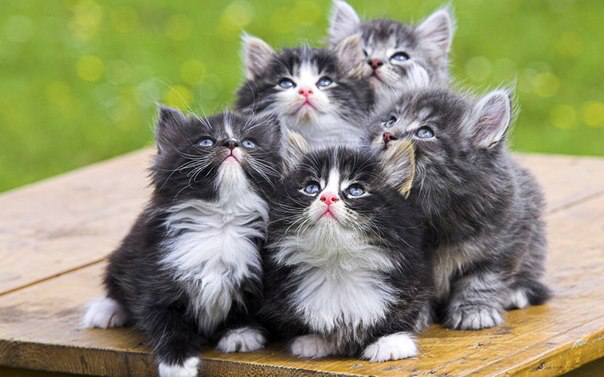
#> input picture currencyPositive.png, 604 x 377 px, found by its file name
$ python currency.py   (Python 2 division)   (older library calls are emulated)
#> lines starting #> are read from the running program, lines starting #| are printed output that depends on the picture
### rawdata/mockAsset.py
from datetime import datetime, date, timedelta
import datetime
from decimal import *

class Asset:
    def __init__(self, id):
        self.id = id
        print id

    def get_timeseries(self, indx):
        print indx
        if (indx == "AdjClose"):
            b = [datetime.datetime(2015, 1, 5, 10, 15), datetime.datetime(2015, 1, 5, 10, 30), datetime.datetime(2015, 1, 5, 10, 45), datetime.datetime(2015, 1, 5, 11, 0), datetime.datetime(2015, 1, 5, 11, 15), datetime.datetime(2015, 1, 5, 11, 30), datetime.datetime(2015, 1, 5, 11, 45), datetime.datetime(2015, 1, 5, 12, 0), datetime.datetime(2015, 1, 5, 12, 15), datetime.datetime(2015, 1, 5, 12, 30), datetime.datetime(2015, 1, 5, 12, 45), datetime.datetime(2015, 1, 5, 13, 0), datetime.datetime(2015, 1, 5, 13, 15), datetime.datetime(2015, 1, 5, 13, 30), datetime.datetime(2015, 1, 5, 13, 45), datetime.datetime(2015, 1, 5, 14, 0), datetime.datetime(2015, 1, 5, 14, 15), datetime.datetime(2015, 1, 5, 14, 30), datetime.datetime(2015, 1, 5, 14, 45), datetime.datetime(2015, 1, 5, 15, 0), datetime.datetime(2015, 1, 5, 15, 15), datetime.datetime(2015, 1, 5, 15, 30), datetime.datetime(2015, 1, 5, 15, 45), datetime.datetime(2015, 1, 5, 16, 0), datetime.datetime(2015, 1, 5, 16, 15), datetime.datetime(2015, 1, 5, 16, 30), datetime.datetime(2015, 1, 5, 16, 45), datetime.datetime(2015, 1, 5, 17, 0), datetime.datetime(2015, 1, 5, 17, 15), datetime.datetime(2014, 1, 5, 17, 30)]
            c = [Decimal('54.33'), Decimal('54.30'), Decimal('54.55'), Decimal('54.10'), Decimal('54.94'), Decimal('55.63'), Decimal('55.69'), Decimal('56.23'), Decimal('56.30'), Decimal('56.26'), Decimal('56.58'), Decimal('56.15'), Decimal('56.30'), Decimal('56.12'), Decimal('55.92'), Decimal('55.92'), Decimal('56.01'), Decimal('56.23'), Decimal('56.12'), Decimal('55.99'), Decimal('55.97'), Decimal('55.78'), Decimal('56.08'), Decimal('56.09'), Decimal('56.45'), Decimal('56.13'), Decimal('56.29'), Decimal('56.10'), Decimal('56.07'), Decimal('56.07')]
            return b, c
        elif indx == "Vol":
            b = [datetime.datetime(2015, 1, 5, 10, 15), datetime.datetime(2015, 1, 5, 10, 30), datetime.datetime(2015, 1, 5, 10, 45), datetime.datetime(2015, 1, 5, 11, 0), datetime.datetime(2015, 1, 5, 11, 15), datetime.datetime(2015, 1, 5, 11, 30), datetime.datetime(2015, 1, 5, 11, 45), datetime.datetime(2015, 1, 5, 12, 0), datetime.datetime(2015, 1, 5, 12, 15), datetime.datetime(2015, 1, 5, 12, 30), datetime.datetime(2015, 1, 5, 12, 45), datetime.datetime(2015, 1, 5, 13, 0), datetime.datetime(2015, 1, 5, 13, 15), datetime.datetime(2015, 1, 5, 13, 30), datetime.datetime(2015, 1, 5, 13, 45), datetime.datetime(2015, 1, 5, 14, 0), datetime.datetime(2015, 1, 5, 14, 15), datetime.datetime(2015, 1, 5, 14, 30), datetime.datetime(2015, 1, 5, 14, 45), datetime.datetime(2015, 1, 5, 15, 0), datetime.datetime(2015, 1, 5, 15, 15), datetime.datetime(2015, 1, 5, 15, 30), datetime.datetime(2015, 1, 5, 15, 45), datetime.datetime(2015, 1, 5, 16, 0), datetime.datetime(2015, 1, 5, 16, 15), datetime.datetime(2015, 1, 5, 16, 30), datetime.datetime(2015, 1, 5, 16, 45), datetime.datetime(2015, 1, 5, 17, 0), datetime.datetime(2015, 1, 5, 17, 15), datetime.datetime(2015, 1, 5, 17, 30)]
            c = [4138630, 1037280, 1399950, 1314020, 2931610, 4458850, 3818580, 2806210, 3607080, 2362130, 3067830, 3349020, 1785540, 997000, 1216630, 1553450, 1413770, 1573050, 1435330, 1035610, 373420, 1730770, 1509270, 659420, 2704650, 1179960, 479380, 561650, 584270, 1103060]
            return b, c
        else:
            print 'Invalid indx'

### graphics/currency.py
#!/usr/bin/env python
"""
Show how to make date plots in matplotlib using date tick locators and
formatters.  See major_minor_demo1.py for more information on
controlling major and minor ticks

All matplotlib date plotting is done by converting date instances into
days since the 0001-01-01 UTC.  The conversion, tick locating and
formatting is done behind the scenes so this is most transparent to
you.  The dates module provides several converter functions date2num
and num2date

"""
import os
import sys

path = os.getcwd()
sys.path.insert(0, path + "/rawdata")

import datetime
import numpy as np
import matplotlib as mpl
mpl.use('Agg')
import matplotlib.pyplot as plt
import matplotlib.dates as mdates
import matplotlib.cbook as cbook
from mockAsset import Asset
from datetime import datetime, date, timedelta
from Tkinter import Tk, Canvas
from PIL import ImageTk, Image, ImageDraw

def createChartWeek(title, days, ticks):
#> called with title = 'test'
    currentDay = days[len(days) - 1];
    rightDays = []
    rightTicks = []

    i = 0
    for day in days:
        if currentDay.toordinal() - 7 < day.toordinal():
            rightDays.append(day)
            rightTicks.append(ticks[i])
        i = i + 1
    print len(days)
    print len(rightDays)

    createChart(title, rightDays, rightTicks, False)

def checkIncreasingFunction(ticks):
    first = ticks[0]
    last = ticks[len(ticks) - 1]
    return last > first

def createChart2(currencyTitle, days, ticks):
    createChart(currencyTitle, days, ticks, False)

def createChart(currencyTitle, days, ticks, isMagic):
#> called with currencyTitle = 'test', isMagic = False
    size = (800, 600)
    fig, ax = plt.subplots()
    plt.plot(days, ticks)
    plt.title(currencyTitle)
    fig.autofmt_xdate()

    fig.savefig("filename", transparent=True)
    plt.close(fig)

    if isMagic:
        background = Image.open("currencyNegative.png")
    else:
        background = Image.open("currencyPositive.png")
#> background is the input picture: PIL image 604x377 RGB; mean R, G, B 141.7, 142.3, 111.7

    background = background.resize(size, Image.ANTIALIAS)
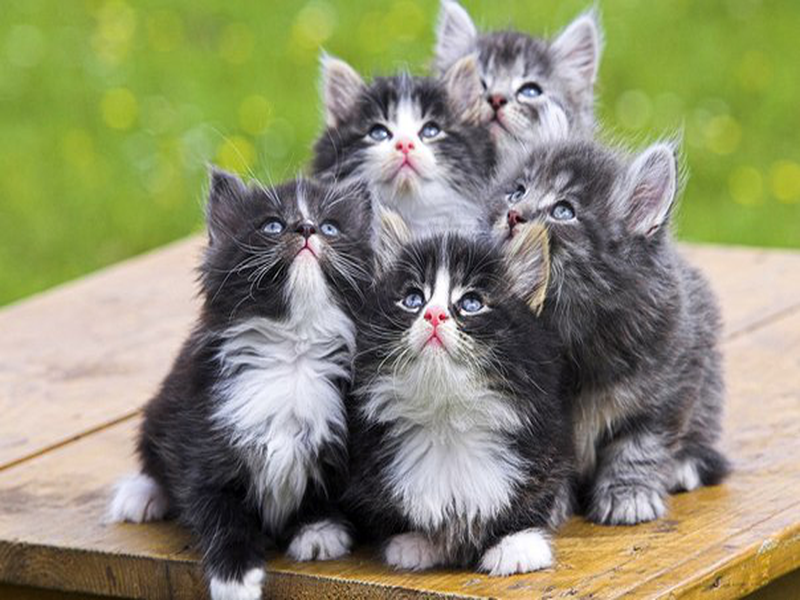
#> background: PIL image 800x600 RGB; mean R, G, B 141.7, 142.3, 111.7
    overlay = Image.open("filename.png")
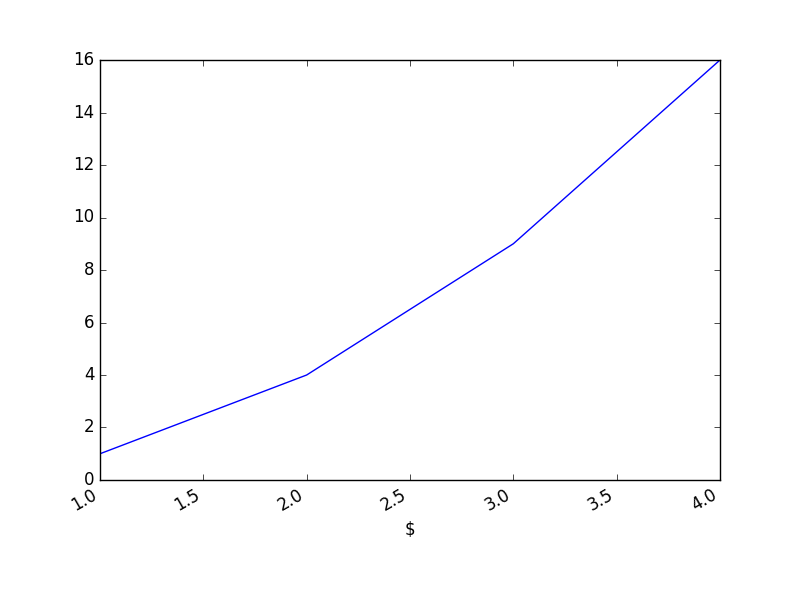
#> input picture graphics/filename.png, 800 x 600 px
#> overlay is the input picture: PIL image 800x600 RGBA; mean R, G, B, A 252.2, 252.2, 252.8, 255
    mask = Image.new("RGBA", size, color=(255,255,255,150))

    background.paste(mask, (0, 0), mask)
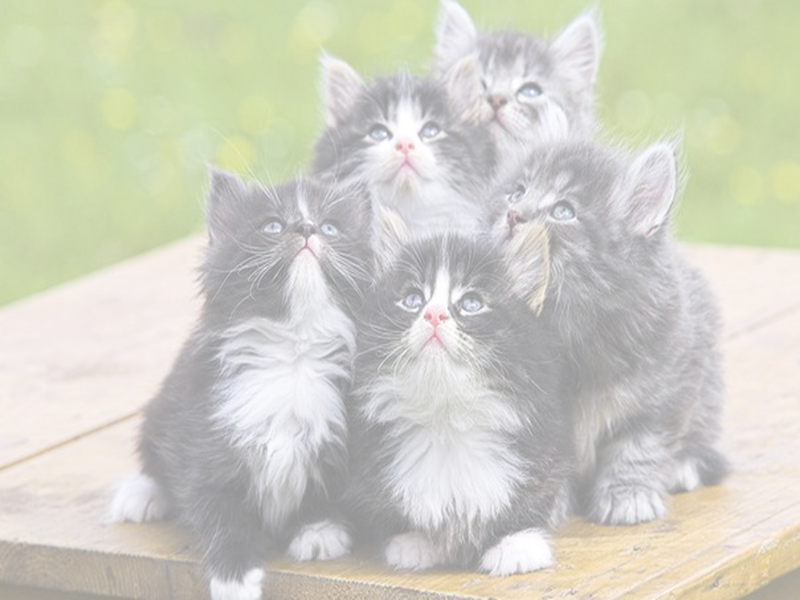
#> background: PIL image 800x600 RGB; mean R, G, B 208.3, 208.6, 196
    background.paste(overlay, (0, 0), overlay)
    background.save("filename.png","PNG")
    print ("success")

ass = Asset(1)
dates, rate = ass.get_timeseries("AdjClose")
createChartWeek("test", dates, rate)
